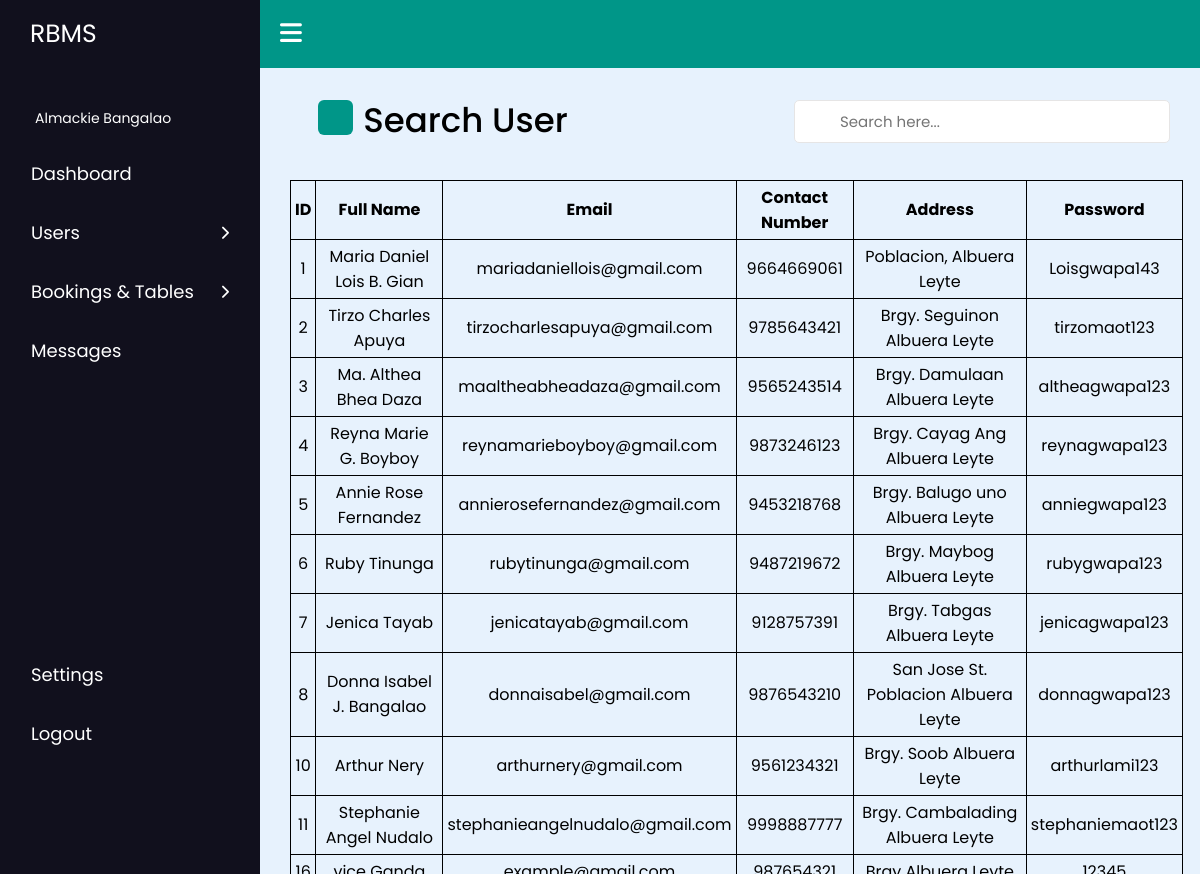
The app's page /Php_Codes/AdminPage_searchuser.php with its own data.
### tables this page shows
CREATE TABLE `users` (
  `id` int(100) NOT NULL,
  `fullname` varchar(200) NOT NULL,
  `email` varchar(200) NOT NULL,
  `contact_number` varchar(50) NOT NULL,
  `full_address` varchar(200) NOT NULL,
  `valid_password` varchar(100) NOT NULL
);

### Php_Codes/AdminPage_searchuser.php (the view, shortened to what this page needs)
<!DOCTYPE html>
<html lang="en">
  <head>
    <link rel="stylesheet" href="https://cdnjs.cloudflare.com/ajax/libs/font-awesome/6.0.0-beta3/css/all.min.css" />
    <link rel="stylesheet" href="https://unicons.iconscout.com/release/v4.0.0/css/line.css">
    <link rel="stylesheet" type="text/css" href="../Css_Codes/AdminPage_searchuserstyle.css">
  </head>
  <body>
    <nav class="sidebar">
      <a href="#" class="logo">RBMS</a>
      <div class="menu-content">
        <ul class="menu-items">
          <div class="menu-title">Almackie Bangalao
          </div>
          <li class="item">
            <a href="../Php_Codes/AdminPage_Dashboard.php">Dashboard</a>
          </li>
          <li class="item">
            <div class="submenu-item">
              <span>Users</span>
              <i class="fa-solid fa-chevron-right"></i>
            </div>
          </li>
          <li class="item">
            <div class="submenu-item">
              <span>Bookings & Tables
              </span>
              <i class="fa-solid fa-chevron-right"></i>
            </div>
          </li>
          <li class="item">
            <a href="../Php_Codes/AdminPage_messages.php">Messages</a>
          </li>
          <li class="item bottom1">
                    <a href="#">Settings</a>
                </li>
                <li class="item bottom2">
                    <a href="../Html_Codes/HomePage.html">Logout</a>
                </li>
        </ul>
      </div>
    </nav>
    <nav class="navbar">
      <i class="fa-solid fa-bars" id="sidebar-close"></i>
    </nav>
    <main class="main">
    <div class="title">
            <i class="uil uil-tachometer-fast-alt"></i>
            <span class="text" id="text1">Search User</span>
        </div>
            <div class="search-box">
                <input type="text" id="searchInput" placeholder="Search here...">
            </div>
        <table border="1" style="text-align:center; border-color:#000;">
        <tr>
            <th>ID</th>
            <th>Full Name</th>
            <th>Email</th>
            <th>Contact Number</th>
            <th>Address</th>
            <th>Password</th>
        </tr>
        <?php
        $conn = mysqli_connect("localhost","root","","user_info");
        $sql = "SELECT id, fullname, email, contact_number, full_address, valid_password from users";
        $result = $conn->query($sql);
        if($result->num_rows>0) {
            while($row = $result->fetch_assoc()) {
                echo "<tr><td>".$row["id"].
                "</td><td>".$row["fullname"].
                "</td><td>".$row["email"].
                "</td><td>".$row["contact_number"].
                "</td><td>".$row["full_address"].
                "</td><td>".$row["valid_password"]."</td></tr>";
            }
            echo"</table>";
        }
        else{
            echo"0 result";
        }
        ?>
    </main>
  </body>
</html>

### Css_Codes/AdminPage_searchuserstyle.css (style rules this page uses)
:root { --border-color: #e6e5e5; --panel-color: #FFF; --text-color: #000; --title-icon-color: #fff; --primary-color: #009688; }
* { margin: 0; padding: 0; box-sizing: border-box; font-family: "Poppins", sans-serif; }
.sidebar { display: flex; flex-direction: column; position: fixed; height: 100vh; width: 260px; background: #11101d; padding: 15px; z-index: 99; }
.logo { font-size: 25px; padding: 0 15px; }
.sidebar a { color: #fff; text-decoration: none; }
.menu-content { position: relative; height: 100%; width: 100%; margin-top: 40px; overflow-y: scroll; flex: 1; }
.menu-items { height: 100%; width: 100%; list-style: none; transition: all 0.4s ease; padding: 0; }
.menu-title { color: #fff; font-size: 14px; padding: 15px 20px; }
.item { font-size: 18px; }
.item.bottom1 { margin-top: 115%; }
.item a { color: #fff; text-decoration: none; }
.item a, .submenu-item { padding: 16px; display: inline-block; width: 100%; border-radius: 12px; }
.item i { font-size: 14px; }
.submenu-item { display: flex; justify-content: space-between; align-items: center; color: #fff; cursor: pointer; }
.navbar, .main { left: 260px; width: calc(100% - 260px); transition: all 0.5s ease; z-index: 1000; }
.navbar { position: fixed; color: #fff; padding: 15px 20px; font-size: 25px; background: #009688; cursor: pointer; }
.navbar #sidebar-close { cursor: pointer; }
.main { position: relative; display: flex; height: 100vh; z-index: 100; background: #e7f2fd; overflow: hidden; overflow-y: auto; }
.title { align-items: center; margin: 30px 0; position: absolute; top: 8%; left: 3%; }
.title i { height: 35px; width: 35px; background-color: var(--primary-color); border-radius: 6px; color: var(--title-icon-color); display: flex; align-items: center; justify-content: center; font-size: 24px; margin-left: 30px; }
.title #text1 { position: absolute; font-size: 34px; font-weight: 500; color: var(--text-color); margin-left: 10px; top: -15%; left: 100%; width: 50rem; }
table { width: 95%; max-height: 110px; overflow-y: auto; border-collapse: collapse; margin-top: 5px; margin-left: auto; margin-right: auto; position: absolute; top: 20%; left: 30px; border-radius: 15px; border: none; }
th, td { text-align: center; padding: 4px; }
.search-box input { position: absolute; border: 1px solid var(--border-color); padding: 0 20px 0 45px; border-radius: 5px; height: 5%; width: 40%; color: var(--text-color); font-size: 15px; font-weight: 400; outline: none; right: 30px; z-index: 1; top: 11.4%; }

### records on screen
users: id "1", fullname "Maria Daniel Lois B. Gian", email "mariadaniellois@gmail.com", contact_number "9664669061", full_address "Poblacion, Albuera Leyte", valid_password "Loisgwapa143"
users: id "2", fullname "Tirzo Charles Apuya", email "tirzocharlesapuya@gmail.com", contact_number "9785643421", full_address "Brgy. Seguinon Albuera Leyte", valid_password "tirzomaot123"
users: id "3", fullname "Ma. Althea Bhea Daza", email "maaltheabheadaza@gmail.com", contact_number "9565243514", full_address "Brgy. Damulaan Albuera Leyte", valid_password "altheagwapa123"
users: id "4", fullname "Reyna Marie G. Boyboy", email "reynamarieboyboy@gmail.com", contact_number "9873246123", full_address "Brgy. Cayag Ang Albuera Leyte", valid_password "reynagwapa123"
users: id "5", fullname "Annie Rose Fernandez", email "annierosefernandez@gmail.com", contact_number "9453218768", full_address "Brgy. Balugo uno Albuera Leyte", valid_password "anniegwapa123"
users: id "6", fullname "Ruby Tinunga", email "rubytinunga@gmail.com", contact_number "9487219672", full_address "Brgy. Maybog Albuera Leyte", valid_password "rubygwapa123"
users: id "7", fullname "Jenica Tayab", email "jenicatayab@gmail.com", contact_number "9128757391", full_address "Brgy. Tabgas Albuera Leyte", valid_password "jenicagwapa123"
users: id "8", fullname "Donna Isabel J. Bangalao", email "donnaisabel@gmail.com", contact_number "9876543210", full_address "San Jose St. Poblacion Albuera Leyte", valid_password "donnagwapa123"
users: id "10", fullname "Arthur Nery", email "arthurnery@gmail.com", contact_number "9561234321", full_address "Brgy. Soob Albuera Leyte", valid_password "arthurlami123"
users: id "11", fullname "Stephanie Angel Nudalo", email "stephanieangelnudalo@gmail.com", contact_number "9998887777", full_address "Brgy. Cambalading Albuera Leyte", valid_password "stephaniemaot123"
